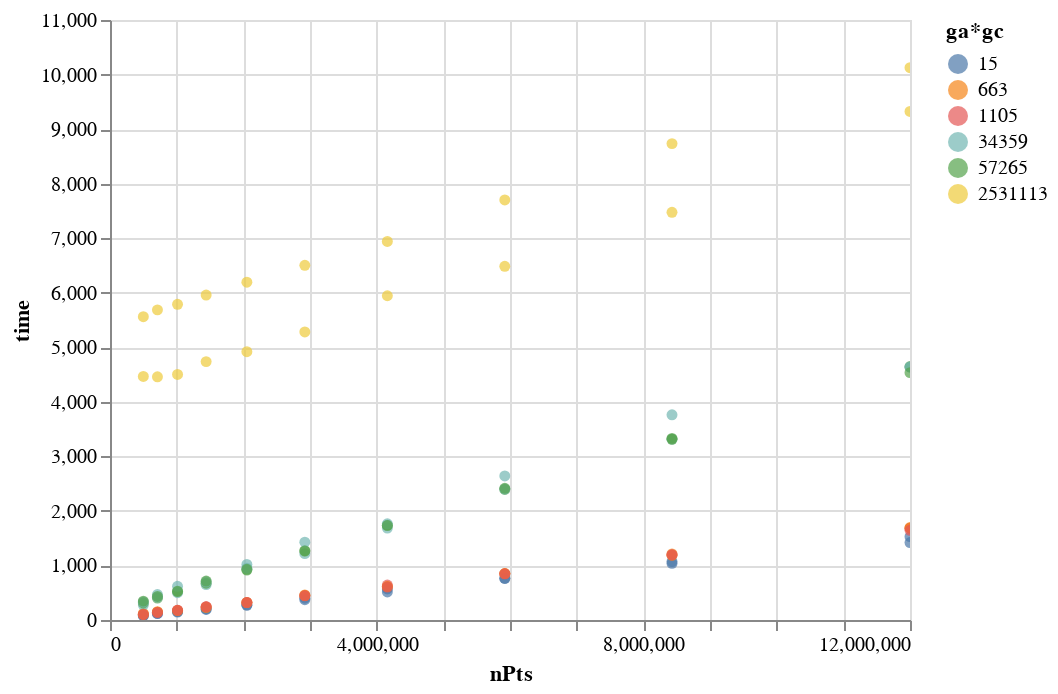

Write notebook code for a chart like this one.
### Code cell
alt.Chart(color_bar).mark_circle().encode(
    y = "time",
    x = "nPts",
    color = alt.Color("ga*gc",type="nominal")
).interactive()

### Figure 1 — Vega-Lite specification as saved in the notebook (floating-point values rounded to 4 significant figures)
{"config": {"view": {"continuousWidth": 400, "continuousHeight": 300}}, "data": {"name": "data-76280be294f032a4d2b156bc4e6e33e1"}, "mark": "circle", "encoding": {"color": {"type": "nominal", "field": "ga*gc"}, "x": {"type": "quantitative", "field": "nPts"}, "y": {"type": "quantitative", "field": "time"}}, "selection": {"selector003": {"type": "interval", "bind": "scales", "encodings": ["x", "y"]}}, "$schema": "https://vega.github.io/schema/vega-lite/v4.8.1.json", "datasets": {"data-76280be294f032a4d2b156bc4e6e33e1": [{"nPts": 499999, "time": 78.94, "G_axes": 3, "G_color": 5, "ga*gc": 15}, {"nPts": 499999, "time": 119.9, "G_axes": 3, "G_color": 221, "ga*gc": 663}, {"nPts": 499999, "time": 274.3, "G_axes": 3, "G_color": 11453, "ga*gc": 34359}, {"nPts": 499999, "time": 80.22, "G_axes": 5, "G_color": 3, "ga*gc": 15}, {"nPts": 499999, "time": 103.9, "G_axes": 5, "G_color": 221, "ga*gc": 1105}, {"nPts": 499999, "time": 313.0, "G_axes": 5, "G_color": 11453, "ga*gc": 57265}, {"nPts": 499999, "time": 101.5, "G_axes": 221, "G_color": 3, "ga*gc": 663}, {"nPts": 499999, "time": 100.8, "G_axes": 221, "G_color": 5, "ga*gc": 1105}, {"nPts": 499999, "time": 4465.0, "G_axes": 221, "G_color": 11453, "ga*gc": 2531113}, {"nPts": 499999, "time": 330.8, "G_axes": 11453, "G_color": 3, "ga*gc": 34359}, {"nPts": 499999, "time": 346.2, "G_axes": 11453, "G_color": 5, "ga*gc": 57265}, {"nPts": 499999, "time": 5561.0, "G_axes": 11453, "G_color": 221, "ga*gc": 2531113}, {"nPts": 711748, "time": 119.5, "G_axes": 3, "G_color": 5, "ga*gc": 15}, {"nPts": 711748, "time": 141.7, "G_axes": 3, "G_color": 221, "ga*gc": 663}, {"nPts": 711748, "time": 466.3, "G_axes": 3, "G_color": 11453, "ga*gc": 34359}, {"nPts": 711748, "time": 116.9, "G_axes": 5, "G_color": 3, "ga*gc": 15}, {"nPts": 711748, "time": 143.4, "G_axes": 5, "G_color": 221, "ga*gc": 1105}, {"nPts": 711748, "time": 401.1, "G_axes": 5, "G_color": 11453, "ga*gc": 57265}, {"nPts": 711748, "time": 152.2, "G_axes": 221, "G_color": 3, "ga*gc": 663}, {"nPts": 711748, "time": 137.3, "G_axes": 221, "G_color": 5, "ga*gc": 1105}, {"nPts": 711748, "time": 4459.0, "G_axes": 221, "G_color": 11453, "ga*gc": 2531113}, {"nPts": 711748, "time": 419.1, "G_axes": 11453, "G_color": 3, "ga*gc": 34359}, {"nPts": 711748, "time": 431.4, "G_axes": 11453, "G_color": 5, "ga*gc": 57265}, {"nPts": 711748, "time": 5686.0, "G_axes": 11453, "G_color": 221, "ga*gc": 2531113}, {"nPts": 1013173, "time": 153.5, "G_axes": 3, "G_color": 5, "ga*gc": 15}, {"nPts": 1013173, "time": 168.8, "G_axes": 3, "G_color": 221, "ga*gc": 663}, {"nPts": 1013173, "time": 500.2, "G_axes": 3, "G_color": 11453, "ga*gc": 34359}, {"nPts": 1013173, "time": 144.5, "G_axes": 5, "G_color": 3, "ga*gc": 15}, {"nPts": 1013173, "time": 181.4, "G_axes": 5, "G_color": 221, "ga*gc": 1105}, {"nPts": 1013173, "time": 520.5, "G_axes": 5, "G_color": 11453, "ga*gc": 57265}, {"nPts": 1013173, "time": 174.1, "G_axes": 221, "G_color": 3, "ga*gc": 663}, {"nPts": 1013173, "time": 178.5, "G_axes": 221, "G_color": 5, "ga*gc": 1105}, {"nPts": 1013173, "time": 4502.0, "G_axes": 221, "G_color": 11453, "ga*gc": 2531113}, {"nPts": 1013173, "time": 617.4, "G_axes": 11453, "G_color": 3, "ga*gc": 34359}, {"nPts": 1013173, "time": 529.3, "G_axes": 11453, "G_color": 5, "ga*gc": 57265}, {"nPts": 1013173, "time": 5788.0, "G_axes": 11453, "G_color": 221, "ga*gc": 2531113}, {"nPts": 1442249, "time": 202.8, "G_axes": 3, "G_color": 5, "ga*gc": 15}, {"nPts": 1442249, "time": 236.7, "G_axes": 3, "G_color": 221, "ga*gc": 663}, {"nPts": 1442249, "time": 650.2, "G_axes": 3, "G_color": 11453, "ga*gc": 34359}, {"nPts": 1442249, "time": 194.2, "G_axes": 5, "G_color": 3, "ga*gc": 15}, {"nPts": 1442249, "time": 244.3, "G_axes": 5, "G_color": 221, "ga*gc": 1105}, {"nPts": 1442249, "time": 675.0, "G_axes": 5, "G_color": 11453, "ga*gc": 57265}, {"nPts": 1442249, "time": 228.1, "G_axes": 221, "G_color": 3, "ga*gc": 663}, {"nPts": 1442249, "time": 242.6, "G_axes": 221, "G_color": 5, "ga*gc": 1105}, {"nPts": 1442249, "time": 4737.0, "G_axes": 221, "G_color": 11453, "ga*gc": 2531113}, {"nPts": 1442249, "time": 700.5, "G_axes": 11453, "G_color": 3, "ga*gc": 34359}, {"nPts": 1442249, "time": 714.2, "G_axes": 11453, "G_color": 5, "ga*gc": 57265}, {"nPts": 1442249, "time": 5958.0, "G_axes": 11453, "G_color": 221, "ga*gc": 2531113}, {"nPts": 2053039, "time": 277.7, "G_axes": 3, "G_color": 5, "ga*gc": 15}, {"nPts": 2053039, "time": 322.7, "G_axes": 3, "G_color": 221, "ga*gc": 663}, {"nPts": 2053039, "time": 1019.0, "G_axes": 3, "G_color": 11453, "ga*gc": 34359}, {"nPts": 2053039, "time": 268.3, "G_axes": 5, "G_color": 3, "ga*gc": 15}, {"nPts": 2053039, "time": 320.0, "G_axes": 5, "G_color": 221, "ga*gc": 1105}, {"nPts": 2053039, "time": 916.4, "G_axes": 5, "G_color": 11453, "ga*gc": 57265}, {"nPts": 2053039, "time": 318.9, "G_axes": 221, "G_color": 3, "ga*gc": 663}, {"nPts": 2053039, "time": 319.4, "G_axes": 221, "G_color": 5, "ga*gc": 1105}, {"nPts": 2053039, "time": 4919.0, "G_axes": 221, "G_color": 11453, "ga*gc": 2531113}, {"nPts": 2053039, "time": 949.7, "G_axes": 11453, "G_color": 3, "ga*gc": 34359}, {"nPts": 2053039, "time": 929.1, "G_axes": 11453, "G_color": 5, "ga*gc": 57265}, {"nPts": 2053039, "time": 6192.0, "G_axes": 11453, "G_color": 221, "ga*gc": 2531113}, {"nPts": 2922496, "time": 400.4, "G_axes": 3, "G_color": 5, "ga*gc": 15}, {"nPts": 2922496, "time": 459.9, "G_axes": 3, "G_color": 221, "ga*gc": 663}, {"nPts": 2922496, "time": 1216.0, "G_axes": 3, "G_color": 11453, "ga*gc": 34359}, {"nPts": 2922496, "time": 371.4, "G_axes": 5, "G_color": 3, "ga*gc": 15}, {"nPts": 2922496, "time": 444.3, "G_axes": 5, "G_color": 221, "ga*gc": 1105}, {"nPts": 2922496, "time": 1271.0, "G_axes": 5, "G_color": 11453, "ga*gc": 57265}, {"nPts": 2922496, "time": 448.4, "G_axes": 221, "G_color": 3, "ga*gc": 663}, {"nPts": 2922496, "time": 446.5, "G_axes": 221, "G_color": 5, "ga*gc": 1105}, {"nPts": 2922496, "time": 5281.0, "G_axes": 221, "G_color": 11453, "ga*gc": 2531113}, {"nPts": 2922496, "time": 1426.0, "G_axes": 11453, "G_color": 3, "ga*gc": 34359}, {"nPts": 2922496, "time": 1264.0, "G_axes": 11453, "G_color": 5, "ga*gc": 57265}, {"nPts": 2922496, "time": 6502.0, "G_axes": 11453, "G_color": 221, "ga*gc": 2531113}, {"nPts": 4160167, "time": 569.3, "G_axes": 3, "G_color": 5, "ga*gc": 15}, {"nPts": 4160167, "time": 609.4, "G_axes": 3, "G_color": 221, "ga*gc": 663}, {"nPts": 4160167, "time": 1686.0, "G_axes": 3, "G_color": 11453, "ga*gc": 34359}, {"nPts": 4160167, "time": 513.7, "G_axes": 5, "G_color": 3, "ga*gc": 15}, {"nPts": 4160167, "time": 640.1, "G_axes": 5, "G_color": 221, "ga*gc": 1105}, {"nPts": 4160167, "time": 1739.0, "G_axes": 5, "G_color": 11453, "ga*gc": 57265}, {"nPts": 4160167, "time": 613.6, "G_axes": 221, "G_color": 3, "ga*gc": 663}, {"nPts": 4160167, "time": 603.8, "G_axes": 221, "G_color": 5, "ga*gc": 1105}, {"nPts": 4160167, "time": 5945.0, "G_axes": 221, "G_color": 11453, "ga*gc": 2531113}, {"nPts": 4160167, "time": 1764.0, "G_axes": 11453, "G_color": 3, "ga*gc": 34359}, {"nPts": 4160167, "time": 1731.0, "G_axes": 11453, "G_color": 5, "ga*gc": 57265}, {"nPts": 4160167, "time": 6940.0, "G_axes": 11453, "G_color": 221, "ga*gc": 2531113}, {"nPts": 5921989, "time": 760.8, "G_axes": 3, "G_color": 5, "ga*gc": 15}, {"nPts": 5921989, "time": 851.9, "G_axes": 3, "G_color": 221, "ga*gc": 663}, {"nPts": 5921989, "time": 2641.0, "G_axes": 3, "G_color": 11453, "ga*gc": 34359}, {"nPts": 5921989, "time": 764.7, "G_axes": 5, "G_color": 3, "ga*gc": 15}, {"nPts": 5921989, "time": 845.7, "G_axes": 5, "G_color": 221, "ga*gc": 1105}, {"nPts": 5921989, "time": 2393.0, "G_axes": 5, "G_color": 11453, "ga*gc": 57265}, {"nPts": 5921989, "time": 851.1, "G_axes": 221, "G_color": 3, "ga*gc": 663}, {"nPts": 5921989, "time": 847.2, "G_axes": 221, "G_color": 5, "ga*gc": 1105}, {"nPts": 5921989, "time": 6485.0, "G_axes": 221, "G_color": 11453, "ga*gc": 2531113}, {"nPts": 5921989, "time": 2400.0, "G_axes": 11453, "G_color": 3, "ga*gc": 34359}, {"nPts": 5921989, "time": 2415.0, "G_axes": 11453, "G_color": 5, "ga*gc": 57265}, {"nPts": 5921989, "time": 7702.0, "G_axes": 11453, "G_color": 221, "ga*gc": 2531113}, {"nPts": 8429939, "time": 1071.0, "G_axes": 3, "G_color": 5, "ga*gc": 15}, {"nPts": 8429939, "time": 1212.0, "G_axes": 3, "G_color": 221, "ga*gc": 663}, {"nPts": 8429939, "time": 3315.0, "G_axes": 3, "G_color": 11453, "ga*gc": 34359}, {"nPts": 8429939, "time": 1038.0, "G_axes": 5, "G_color": 3, "ga*gc": 15}, {"nPts": 8429939, "time": 1192.0, "G_axes": 5, "G_color": 221, "ga*gc": 1105}, {"nPts": 8429939, "time": 3314.0, "G_axes": 5, "G_color": 11453, "ga*gc": 57265}, {"nPts": 8429939, "time": 1187.0, "G_axes": 221, "G_color": 3, "ga*gc": 663}, {"nPts": 8429939, "time": 1195.0, "G_axes": 221, "G_color": 5, "ga*gc": 1105}, {"nPts": 8429939, "time": 7475.0, "G_axes": 221, "G_color": 11453, "ga*gc": 2531113}, {"nPts": 8429939, "time": 3761.0, "G_axes": 11453, "G_color": 3, "ga*gc": 34359}, {"nPts": 8429939, "time": 3330.0, "G_axes": 11453, "G_color": 5, "ga*gc": 57265}, {"nPts": 8429939, "time": 8734.0, "G_axes": 11453, "G_color": 221, "ga*gc": 2531113}, {"nPts": 12000000, "time": 1529.0, "G_axes": 3, "G_color": 5, "ga*gc": 15}, {"nPts": 12000000, "time": 1695.0, "G_axes": 3, "G_color": 221, "ga*gc": 663}, {"nPts": 12000000, "time": 4634.0, "G_axes": 3, "G_color": 11453, "ga*gc": 34359}, {"nPts": 12000000, "time": 1420.0, "G_axes": 5, "G_color": 3, "ga*gc": 15}, {"nPts": 12000000, "time": 1683.0, "G_axes": 5, "G_color": 221, "ga*gc": 1105}, {"nPts": 12000000, "time": 4647.0, "G_axes": 5, "G_color": 11453, "ga*gc": 57265}, {"nPts": 12000000, "time": 1684.0, "G_axes": 221, "G_color": 3, "ga*gc": 663}, {"nPts": 12000000, "time": 1644.0, "G_axes": 221, "G_color": 5, "ga*gc": 1105}, {"nPts": 12000000, "time": 9324.0, "G_axes": 221, "G_color": 11453, "ga*gc": 2531113}, {"nPts": 12000000, "time": 4639.0, "G_axes": 11453, "G_color": 3, "ga*gc": 34359}, {"nPts": 12000000, "time": 4535.0, "G_axes": 11453, "G_color": 5, "ga*gc": 57265}, {"nPts": 12000000, "time": 10130.0, "G_axes": 11453, "G_color": 221, "ga*gc": 2531113}]}}
